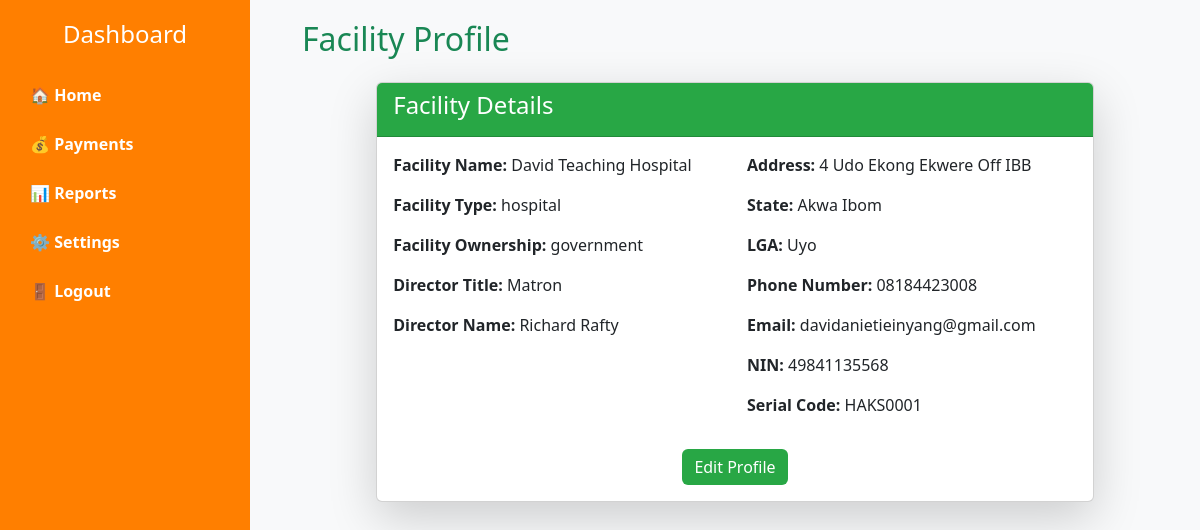
Page /profile/1/ on the committed database.
### app/models.py (models this page shows, shortened)
class FacilityInput(models.Model):
    class FacilityType(models.TextChoices):
        HOSPITAL = 'hospital', 'Hospital'
        DENTAL_CLINIC = 'dental_clinic', 'Dental Clinic'
        CLINIC = 'clinic', 'Clinic'
        PHARMACY = 'pharmacy', 'Pharmacy'
        LABORATORY = 'laboratory', 'Laboratory'
    class DirectorTitle(models.TextChoices):
        MEDICAL_DIRECTOR = 'Medical Director', 'Medical Director'
        MATRON = 'Matron', 'Matron'
        PATRON = 'Patron', 'Patron'
    class State(models.TextChoices):
        ABIA = 'abia', 'Abia'
        ADAMAWA = 'adamawa', 'Adamawa'
        AKWA_IBOM = 'akwa_ibom', 'Akwa Ibom'
        ANAMBRA = 'anambra', 'Anambra'
        BAUCHI = 'bauchi', 'Bauchi'
        BAYELSA = 'bayelsa', 'Bayelsa'
        BENUE = 'benue', 'Benue'
        BORNO = 'borno', 'Borno'
        CROSS_RIVER = 'cross_river', 'Cross River'
        DELTA = 'delta', 'Delta'
        EBONYI = 'ebonyi', 'Ebonyi'
        EDO = 'edo', 'Edo'
        EKITI = 'ekiti', 'Ekiti'
        ENUGU = 'enugu', 'Enugu'
        GOMBE = 'gombe', 'Gombe'
        IMO = 'imo', 'Imo'
        JIGAWA = 'jigawa', 'Jigawa'
        KADUNA = 'kaduna', 'Kaduna'
        KANO = 'kano', 'Kano'
        KATSINA = 'katsina', 'Katsina'
        KEBBI = 'kebbi', 'Kebbi'
        KOGI = 'kogi', 'Kogi'
        KWARA = 'kwara', 'Kwara'
        LAGOS = 'lagos', 'Lagos'
        NASARAWA = 'nasarawa', 'Nasarawa'
        NIGER = 'niger', 'Niger'
        OGUN = 'ogun', 'Ogun'
        ONDO = 'ondo', 'Ondo'
        OSUN = 'osun', 'Osun'
        OYO = 'oyo', 'Oyo'
        PLATEAU = 'plateau', 'Plateau'
        RIVERS = 'rivers', 'Rivers'
        SOKOTO = 'sokoto', 'Sokoto'
        TARABA = 'taraba', 'Taraba'
        YOBE = 'yobe', 'Yobe'
        ZAMFARA = 'zamfara', 'Zamfara'
        FCT = 'fct', 'Federal Capital Territory (Abuja)'
    class LGA(models.TextChoices):
        ABAK = 'abak', 'Abak'
        EASTERN_OBOLO = 'eastern_obolo', 'Eastern Obolo'
        EKET = 'eket', 'Eket'
        ESIT_EKET = 'esit_eket', 'Esit Eket'
        ESSIEN_UDIM = 'essien_udim', 'Essien Udim'
        ETIM_EKPO = 'etéim_ekpo', 'Etim Ekpo'
        ETINAN = 'etéinan', 'Etinan'
        IBENO = 'ibeno', 'Ibeno'
        IBIONO_IBOM = 'ibiono_ibom', 'Ibiono Ibom'
        IKA = 'ika', 'Ika'
        IKONO = 'ikono', 'Ikono'
        IKOT_ABASI = 'ikot_abasi', 'Ikot Abasi'
        IKOT_EKPENE = 'ikot_ekpene', 'Ikot Ekpene'
        INI = 'ini', 'Ini'
        ITU = 'itu', 'Itu'
        MBO = 'mbo', 'Mbo'
        MKPAT_ENIN = 'mkpat_enin', 'Mkpat Enin'
        NSIT_ATAI = 'nsit_atai', 'Nsit Atai'
        NSIT_IBOM = 'nsit_ibom', 'Nsit Ibom'
        NSIT_UBIUM = 'nsit_ubium', 'Nsit Ubium'
        OBOT_AKARA = 'obot_akara', 'Obot Akara'
        OKOBO = 'okobo', 'Okobo'
        ONNA = 'onna', 'ONNA'
        ORON = 'oron', 'Oron'
        UDUNG_UKO = 'udung_uko', 'Udung Uko'
        UKANAFUN = 'ukanafun', 'Ukanafun'
        URUAN = 'uruan', 'Uruan'
        URUE_OFFONG_ORUKO = 'urue_offong_oruko', 'Urue-Offong/Oruko'
        UYO = 'uyo', 'Uyo'
        OTHER_STATE_LOCAL_GOVERNMENT_AREA = 'other_state_local_government_area', 'Other State Local Government Area'
    FACILITY_CODES = {
        'hospital': 'HAKS',
        'dental_clinic': 'DAKS',
        'clinic': 'CAKS',
        'pharmacy': 'PAKS',
        'laboratory': 'LATS',
    }
    FACILITY_OWNERSHIP_CHOICES = [
        ('government', 'Government-Owned'),
        ('private', 'Private-Owned'),
    ]
    facility_ownership = models.CharField(
        max_length=20,
        choices=FACILITY_OWNERSHIP_CHOICES,
        default='private',  # Default to private if not selected
    )
    facility_name = models.CharField(max_length=255)
    address = models.CharField(max_length=500)
    state = models.CharField(max_length=100, choices=State.choices)
    lga = models.CharField(max_length=100, choices=LGA.choices)
    director_title = models.CharField(max_length=50, choices=DirectorTitle.choices)
    director_name = models.CharField(max_length=255)
    phone_number = models.CharField(max_length=20)
    email = models.EmailField(unique=True)
    nin = models.CharField(max_length=11, unique=True)
    facility_type = models.CharField(max_length=50, choices=FacilityType.choices)
    password = models.CharField(max_length=255)
    serial_code = models.CharField(max_length=20, unique=True, blank=True)

### app/views.py (the view)
# urls.py: path('profile/<int:facility_id>/', views.profile_view, name='facility_profile'),
def profile_view(request, facility_id):
    facility = get_object_or_404(FacilityInput, id=facility_id)
    if request.method == 'POST':
        form = FacilityInputForm(request.POST, instance=facility)
        if form.is_valid():
            form.save()
            return redirect('facility_profile', facility_id=facility.id)
    else:
        form = FacilityInputForm(instance=facility)
    return render(request, 'app/profile.html', {'form': form, 'facility': facility})

### app/templates/app/profile.html (shortened to what this page needs)
<!DOCTYPE html>
<html lang="en">
<head>
    <link href="https://cdn.jsdelivr.net/npm/bootstrap@5.3.0-alpha1/dist/css/bootstrap.min.css" rel="stylesheet" />
</head>
<body>
<div class="sidebar">
    <h4 class="mb-4 text-center">Dashboard</h4>
    <a href="{%url 'home' %}">🏠 Home</a>
    <a href="#">💰 Payments</a>
    <a href="#">📊 Reports</a>
    <a href="#">⚙️ Settings</a>
    <a href="#">🚪 Logout</a>
</div>
<div class="content">
    <div class="container">
        <h2 class="mb-4 text-success">Facility Profile</h2>
        <div class="row justify-content-center">
            <div class="col-md-10">
                <div class="card shadow-lg">
                    <div class="card-header">
                        <h4>Facility Details</h4>
                    </div>
                    <div class="card-body">
                        {% if facility %}
                            <div class="row">
                                <div class="col-md-6">
                                    <p><strong>Facility Name:</strong> {{ facility.facility_name }}</p>
                                    <p><strong>Facility Type:</strong> {{ facility.facility_type }}</p>
                                    <p><strong>Facility Ownership:</strong> {{ facility.facility_ownership }}</p>
                                    <p><strong>Director Title:</strong> {{ facility.director_title }}</p>
                                    <p><strong>Director Name:</strong> {{ facility.director_name }}</p>
                                </div>
                                <div class="col-md-6">
                                    <p><strong>Address:</strong> {{ facility.address }}</p>
                                    <p><strong>State:</strong> {{ facility.get_state_display }}</p>
                                    <p><strong>LGA:</strong> {{ facility.get_lga_display }}</p>
                                    <p><strong>Phone Number:</strong> {{ facility.phone_number }}</p>
                                    <p><strong>Email:</strong> {{ facility.email }}</p>
                                    <p><strong>NIN:</strong> {{ facility.nin }}</p>
                                    <p><strong>Serial Code:</strong> {{ facility.serial_code }}</p>
                                </div>
                            </div>
                            <div class="text-center mt-3">
                                <a href="{% url 'edit_profile' %}" class="btn btn-warning">Edit Profile</a>
                            </div>
                        {% else %}
                            <p class="text-danger">No facility profile found. Please complete your registration.</p>
                        {% endif %}
                    </div>
                </div>
            </div>
        </div>
    </div>
</div>
</body>
</html>

### app/templates/app/profile.html (style rules this page uses)
body { background-color: #f8f9fa; }
.sidebar { height: 100vh; background-color: #ff7f00; color: white; padding: 20px; position: fixed; width: 250px; }
.sidebar a { color: white; text-decoration: none; display: block; padding: 10px; margin-bottom: 5px; border-radius: 5px; font-weight: bold; }
.content { margin-left: 270px; padding: 20px; }
.card-header { background-color: #28a745; color: white; }
.btn-warning { background-color: #28a745; border: none; color: white; }

### rows in the picture
FacilityInput: facility_name "David Teaching Hospital", facility_type "hospital", facility_ownership "government", director_title "Matron", director_name "Richard Rafty", address "4 Udo Ekong Ekwere Off IBB", state "Akwa Ibom", lga "Uyo", phone_number "08184423008", email "davidanietieinyang@gmail.com", nin "49841135568", serial_code "HAKS0001"
